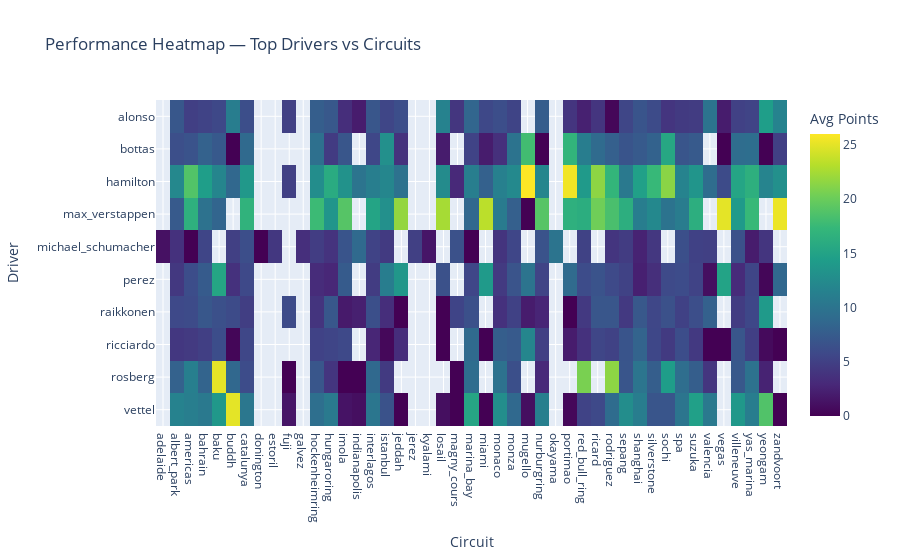

The notebook cell this image was saved under:
### Code cell
# Performance Heatmap (Top Drivers vs Circuits) 

required_cols = ['driverref', 'circuitref', 'points']
missing_cols = [c for c in required_cols if c not in df.columns]
if missing_cols:
    print(f" Kolom berikut tidak ada di dataset: {missing_cols}")
else:
    
    top_drivers = (
        df.groupby('driverref')['points']
        .sum()
        .sort_values(ascending=False)
        .head(10)
        .index
    )

   
    heat_df = df[df['driverref'].isin(top_drivers)]

    
    pivot_df = (
        heat_df.groupby(['driverref', 'circuitref'])['points']
        .mean()
        .reset_index()
    )

    
    pivot_matrix = pivot_df.pivot(index='driverref', columns='circuitref', values='points')

    # Visualisasi Heatmap 
    fig_heat = px.imshow(
        pivot_matrix,
        color_continuous_scale='Viridis',
        title="Performance Heatmap — Top Drivers vs Circuits",
        labels=dict(x="Circuit", y="Driver", color="Avg Points"),
        aspect="auto"
    )

    
    fig_heat.write_html("results/visualizations/dashboard2_driver_performance_heatmap_top.html")

    
    fig_heat.show()

### Figure 1 — Plotly figure (JSON) as saved in the notebook; plotly's stock layout.template omitted (floating-point values rounded to 4 significant figures; data arrays with more than 128 entries replaced by an {"elided": "..."} marker saying what was removed)
{"data": [{"coloraxis": "coloraxis", "hovertemplate": "Circuit: %{x}<br>Driver: %{y}<br>Avg Points: %{z}<extra></extra>", "name": "0", "type": "heatmap", "x": ["adelaide", "albert_park", "americas", "bahrain", "baku", "buddh", "catalunya", "donington", "estoril", "fuji", "galvez", "hockenheimring", "hungaroring", "imola", "indianapolis", "interlagos", "istanbul", "jeddah", "jerez", "kyalami", "losail", "magny_cours", "marina_bay", "miami", "monaco", "monza", "mugello", "nurburgring", "okayama", "portimao", "red_bull_ring", "ricard", "rodriguez", "sepang", "shanghai", "silverstone", "sochi", "spa", "suzuka", "valencia", "vegas", "villeneuve", "yas_marina", "yeongam", "zandvoort"], "xaxis": "x", "y": ["alonso", "bottas", "hamilton", "max_verstappen", "michael_schumacher", "perez", "raikkonen", "ricciardo", "rosberg", "vettel"], "yaxis": "y", "z": {"elided": "10x45 float values"}}], "layout": {"coloraxis": {"colorbar": {"title": {"text": "Avg Points"}}, "colorscale": [[0, "#440154"], [0.1111, "#482878"], [0.2222, "#3e4989"], [0.3333, "#31688e"], [0.4444, "#26828e"], [0.5556, "#1f9e89"], [0.6667, "#35b779"], [0.7778, "#6ece58"], [0.8889, "#b5de2b"], [1, "#fde725"]]}, "title": {"text": "Performance Heatmap — Top Drivers vs Circuits"}, "xaxis": {"anchor": "y", "domain": [0, 1], "title": {"text": "Circuit"}}, "yaxis": {"anchor": "x", "autorange": "reversed", "domain": [0, 1], "title": {"text": "Driver"}}}}
